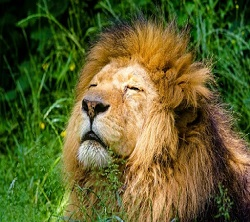
#> input picture python_work/dataimage/20211217/cat.jpg, 250 x 222 px
$ python ex01.py
#> lines starting #> are read from the running program, lines starting #| are printed output that depends on the picture
import cv2

catimg = cv2.imread("cat.jpg")
#> catimg is the input picture: shape (222, 250, 3); mean B, G, R 44.5, 96.7, 94.5
print(catimg.shape)
#| (222, 250, 3)

center_y = catimg.shape[0] / 2
#> center_y = 111
center_x = catimg.shape[1] / 2
#> center_x = 125

cv2.imshow('catimg', catimg)
cv2.waitKey(0)

for angle in range(0,181,10):
    M = cv2.getRotationMatrix2D(
                (center_x, center_y), angle, 0.5)
    print(M)
    warpcat = cv2.warpAffine(catimg, M, (catimg.shape[0], catimg.shape[1]))

    cv2.imshow('warpcat', warpcat)
    cv2.waitKey(0)
#> this loop made 19 passes
#> pass 1, `warpcat = cv2.warpAffine(catimg, M, (catimg.shape[0], catimg.shape[1]))`:
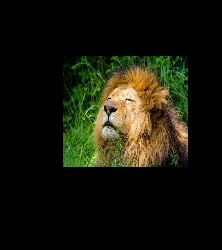
#> warpcat: shape (250, 222, 3); mean B, G, R 11.2, 24.2, 23.7
#> pass 2, `warpcat = cv2.warpAffine(catimg, M, (catimg.shape[0], catimg.shape[1]))`:
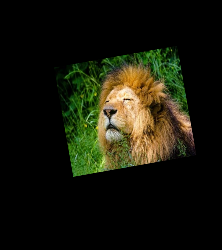
#> warpcat: shape (250, 222, 3); mean B, G, R 11.1, 24.2, 23.6
#> pass 3, `warpcat = cv2.warpAffine(catimg, M, (catimg.shape[0], catimg.shape[1]))`:
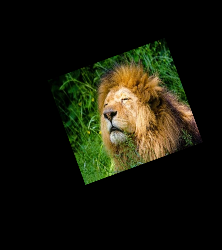
#> warpcat: shape (250, 222, 3); mean B, G, R 11.1, 24.2, 23.6

#> (the run stopped early here; a loop or call above may not have finished)

$ run again, with python_work/dataimage/20211217/rabbit.jpg copied over python_work/dataimage/20211217/cat.jpg
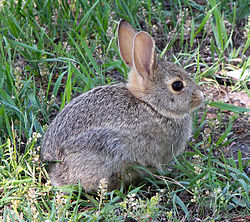
#> input picture python_work/dataimage/20211217/rabbit.jpg, 250 x 222 px
#> catimg is the input picture: shape (222, 250, 3); mean B, G, R 108.7, 125.4, 111.7
#| (222, 250, 3)
#> the loop `for angle in range(0,181,10):` made 19 passes
#> pass 1, `warpcat = cv2.warpAffine(catimg, M, (catimg.shape[0], catimg.shape[1]))`:
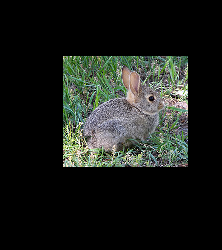
#> warpcat: shape (250, 222, 3); mean B, G, R 27.2, 31.3, 27.9
#> pass 3, `warpcat = cv2.warpAffine(catimg, M, (catimg.shape[0], catimg.shape[1]))`:
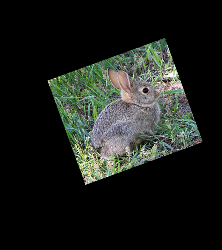
#> warpcat: shape (250, 222, 3); mean B, G, R 27.2, 31.4, 27.9
